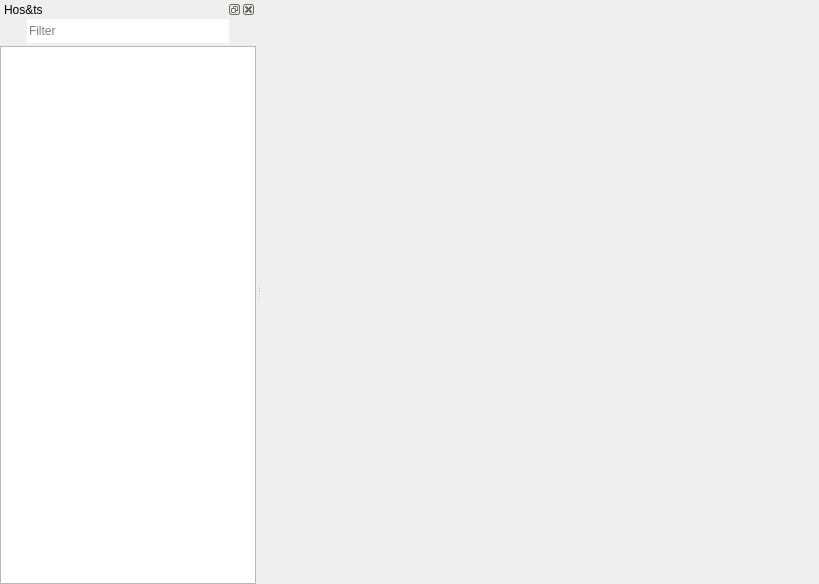
<?xml version="1.0" encoding="UTF-8"?>
<ui version="4.0">
 <class>MainWindow</class>
 <widget class="QMainWindow" name="MainWindow">
  <property name="geometry">
   <rect>
    <x>0</x>
    <y>0</y>
    <width>819</width>
    <height>584</height>
   </rect>
  </property>
  <property name="focusPolicy">
   <enum>Qt::StrongFocus</enum>
  </property>
  <property name="windowTitle">
   <string>MyRDP</string>
  </property>
  <property name="windowIcon">
   <iconset resource="../app/resources/resources.qrc">
    <normaloff>:/ico/myrdp.svg</normaloff>:/ico/myrdp.svg</iconset>
  </property>
  <property name="autoFillBackground">
   <bool>true</bool>
  </property>
  <widget class="QWidget" name="centralWidget">
   <layout class="QVBoxLayout" name="verticalLayout_2"/>
  </widget>
  <widget class="QDockWidget" name="hostsDock">
   <property name="autoFillBackground">
    <bool>false</bool>
   </property>
   <property name="features">
    <set>QDockWidget::DockWidgetClosable|QDockWidget::DockWidgetFloatable</set>
   </property>
   <property name="allowedAreas">
    <set>Qt::LeftDockWidgetArea|Qt::RightDockWidgetArea</set>
   </property>
   <property name="windowTitle">
    <string>Hos&amp;ts</string>
   </property>
   <attribute name="dockWidgetArea">
    <number>1</number>
   </attribute>
   <widget class="QWidget" name="hostsWidget">
    <layout class="QVBoxLayout" name="verticalLayout_3">
     <property name="spacing">
      <number>3</number>
     </property>
     <property name="leftMargin">
      <number>0</number>
     </property>
     <property name="topMargin">
      <number>0</number>
     </property>
     <property name="rightMargin">
      <number>0</number>
     </property>
     <property name="bottomMargin">
      <number>0</number>
     </property>
     <item>
      <layout class="QHBoxLayout" name="buttonsLayout">
       <property name="spacing">
        <number>3</number>
       </property>
       <item>
        <widget class="QPushButton" name="menu">
         <property name="minimumSize">
          <size>
           <width>24</width>
           <height>24</height>
          </size>
         </property>
         <property name="maximumSize">
          <size>
           <width>24</width>
           <height>24</height>
          </size>
         </property>
         <property name="focusPolicy">
          <enum>Qt::NoFocus</enum>
         </property>
         <property name="contextMenuPolicy">
          <enum>Qt::NoContextMenu</enum>
         </property>
         <property name="toolTip">
          <string>Menu</string>
         </property>
         <property name="autoFillBackground">
          <bool>true</bool>
         </property>
         <property name="text">
          <string notr="true"/>
         </property>
         <property name="icon">
          <iconset resource="../app/resources/resources.qrc">
           <normaloff>:/ico/menu.svg</normaloff>:/ico/menu.svg</iconset>
         </property>
         <property name="iconSize">
          <size>
           <width>24</width>
           <height>24</height>
          </size>
         </property>
         <property name="shortcut">
          <string>Ctrl+R</string>
         </property>
         <property name="flat">
          <bool>true</bool>
         </property>
        </widget>
       </item>
       <item>
        <widget class="QLineEdit" name="filter">
         <property name="minimumSize">
          <size>
           <width>0</width>
           <height>24</height>
          </size>
         </property>
         <property name="maximumSize">
          <size>
           <width>16777215</width>
           <height>24</height>
          </size>
         </property>
         <property name="frame">
          <bool>false</bool>
         </property>
         <property name="placeholderText">
          <string>Filter</string>
         </property>
        </widget>
       </item>
       <item>
        <widget class="QPushButton" name="clear">
         <property name="minimumSize">
          <size>
           <width>24</width>
           <height>24</height>
          </size>
         </property>
         <property name="maximumSize">
          <size>
           <width>24</width>
           <height>24</height>
          </size>
         </property>
         <property name="focusPolicy">
          <enum>Qt::NoFocus</enum>
         </property>
         <property name="text">
          <string/>
         </property>
         <property name="icon">
          <iconset resource="../app/resources/resources.qrc">
           <normaloff>:/ico/clear.svg</normaloff>:/ico/clear.svg</iconset>
         </property>
         <property name="flat">
          <bool>true</bool>
         </property>
        </widget>
       </item>
      </layout>
     </item>
     <item>
      <widget class="QListWidget" name="hostsList">
       <property name="enabled">
        <bool>true</bool>
       </property>
       <property name="contextMenuPolicy">
        <enum>Qt::CustomContextMenu</enum>
       </property>
       <property name="autoFillBackground">
        <bool>true</bool>
       </property>
       <property name="alternatingRowColors">
        <bool>true</bool>
       </property>
       <property name="selectionMode">
        <enum>QAbstractItemView::ExtendedSelection</enum>
       </property>
      </widget>
     </item>
    </layout>
   </widget>
  </widget>
 </widget>
 <resources>
  <include location="../app/resources/resources.qrc"/>
 </resources>
 <connections>
  <connection>
   <sender>clear</sender>
   <signal>clicked()</signal>
   <receiver>filter</receiver>
   <slot>clear()</slot>
   <hints>
    <hint type="sourcelabel">
     <x>240</x>
     <y>49</y>
    </hint>
    <hint type="destinationlabel">
     <x>177</x>
     <y>49</y>
    </hint>
   </hints>
  </connection>
 </connections>
</ui>
